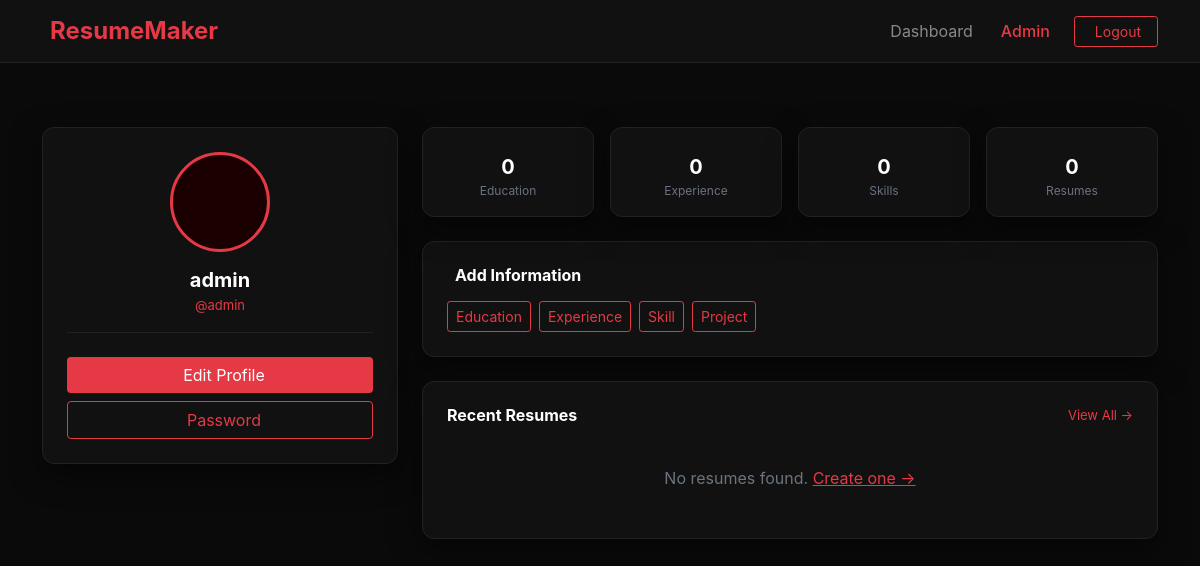
/profile/ (signed in), run on the app's committed database.
### resume/models.py (models this page shows, shortened)
class UserInfoModel(AbstractUser):
    username = models.CharField(max_length=50, unique=True)
    email    = models.EmailField(max_length=100, unique=True, null=True, blank=True)

### resume/views.py (the view)
# urls.py: path('profile/', profile_page, name='profile_page'),
@login_required
def profile_page(request):
    return render(request, 'profile.html')

### resume/templates/profile.html (shortened to what this page needs)
{% extends "master/base.html" %}
{% block content %}
<div class="container py-5">
<div class="row g-4">
  <div class="col-lg-4">
    <div class="dark-card p-4 text-center">
      <div class="mb-3" style="position:relative; display:inline-block;">
        {% if request.user.profile.image %}
          <img src="{{ request.user.profile.image.url }}" style="width:100px; height:100px; border-radius:50%; object-fit:cover; border:3px solid #e63946;">
        {% else %}
          <div style="width:100px; height:100px; border-radius:50%; background:#1a0000; border:3px solid #e63946; display:flex; align-items:center; justify-content:center; margin:0 auto;">
          </div>
        {% endif %}
      </div>
      <h5 class="fw-bold mb-1">{{ request.user.profile.full_name|default:request.user.username }}</h5>
      <p style="color:#e63946; font-size:13px;" class="mb-1">@{{ request.user.username }}</p>
      <div style="border-top:1px solid #222;" class="my-3"></div>
      <a href="{% url 'update_profile' %}" class="btn btn-red w-100 mt-2">Edit Profile</a>
      <a href="{% url 'change_password' %}" class="btn btn-outline-red w-100 mt-2">Password</a>
    </div>
  </div>
  <div class="col-lg-8">
    <div class="row g-3 mb-4">
      <div class="col-6 col-md-3">
        <div class="dark-card p-3 text-center">
          <div class="fw-bold fs-5">{{ request.user.educations.count }}</div>
          <div style="color:#6b7280; font-size:12px;">Education</div>
        </div>
      </div>
      <div class="col-6 col-md-3">
        <div class="dark-card p-3 text-center">
          <div class="fw-bold fs-5">{{ request.user.experiences.count }}</div>
          <div style="color:#6b7280; font-size:12px;">Experience</div>
        </div>
      </div>
      <div class="col-6 col-md-3">
        <div class="dark-card p-3 text-center">
          <div class="fw-bold fs-5">{{ request.user.skills.count }}</div>
          <div style="color:#6b7280; font-size:12px;">Skills</div>
        </div>
      </div>
      <div class="col-6 col-md-3">
        <div class="dark-card p-3 text-center">
          <div class="fw-bold fs-5">{{ request.user.resumes.count }}</div>
          <div style="color:#6b7280; font-size:12px;">Resumes</div>
        </div>
      </div>
    </div>
    <div class="dark-card p-4 mb-4">
      <h6 class="fw-bold mb-3">Add Information</h6>
      <div class="d-flex flex-wrap gap-2">
        <a href="{% url 'add_education' %}" class="btn btn-outline-red btn-sm"> Education</a>
        <a href="{% url 'add_experience' %}" class="btn btn-outline-red btn-sm"> Experience</a>
        <a href="{% url 'add_skill' %}" class="btn btn-outline-red btn-sm"> Skill</a>
        <a href="{% url 'add_project' %}" class="btn btn-outline-red btn-sm"> Project</a>
      </div>
    </div>
    <div class="dark-card p-4">
      <div class="d-flex justify-content-between align-items-center mb-3">
        <h6 class="fw-bold mb-0">Recent Resumes</h6>
        <a href="{% url 'dashboard_page' %}" style="color:#e63946; font-size:13px; text-decoration:none;">View All →</a>
      </div>
      {% for resume in request.user.resumes.all|slice:":3" %}
      <div class="d-flex align-items-center justify-content-between p-3 mb-2" style="background:#161616; border-radius:8px; border:1px solid #222;">
        <div>
          <div class="fw-medium" style="font-size:14px;">{{ resume.title }}</div>
          <div style="color:#6b7280; font-size:12px;">{{ resume.template_choice|title }} · {{ resume.created_at|date:"d M Y" }}</div>
        </div>
        <a href="{% url 'resume_view' resume.id %}" class="btn btn-outline-red btn-sm"><i class="bi bi-eye"></i></a>
      </div>
      {% empty %}
      <div class="text-center py-4 text-muted">No resumes found. <a href="{% url 'create_resume' %}" style="color:#e63946;">Create one →</a></div>
      {% endfor %}
    </div>
  </div>
</div>
</div>
{% endblock %}

### resume/templates/master/navbar.html (shortened to what this page needs)
<nav class="navbar navbar-expand-lg" style="background:#111; border-bottom:1px solid #222;">
  <div class="container">
    <a class="navbar-brand fw-bold fs-4" href="{% url 'home_page' %}" style="color:#e63946;">
      ResumeMaker
    </a>
    <div class="collapse navbar-collapse" id="navMenu">
      <ul class="navbar-nav ms-auto align-items-lg-center gap-2">
        {% if user.is_authenticated %}
          <li class="nav-item">
            <a class="nav-link text-white-50" href="{% url 'dashboard_page' %}">
              Dashboard
            </a>
          </li>
          <li class="nav-item">
            <a class="nav-link" href="{% url 'profile_page' %}" style="color:#e63946; font-weight: 500;">
              {{ user.username|title }}
            </a>
          </li>
          <li class="nav-item ms-lg-2">
            <a href="{% url 'logout_page' %}" class="btn btn-outline-red btn-sm px-3">
              Logout
            </a>
          </li>
        {% endif %}
      </ul>
    </div>
  </div>
</nav>

### resume/templates/master/base.html (style rules this page uses)
:root { --bg-main : #0a0a0a; --bg-card : #111111; --bg-input : #1a1a1a; --border : #222222; --red : #e63946; --red-hover : #c1121f; --text : #ffffff; --muted : #9ca3af; }
body { background-color: var(--bg-main); color: var(--text); font-family: 'Inter', 'Segoe UI', sans-serif; min-height: 100vh; margin: 0; }
.dark-card { background: var(--bg-card); border: 1px solid var(--border); border-radius: 12px; box-shadow: 0 10px 30px rgba(0,0,0,0.5); }
.btn-red { background-color: var(--red); color: #fff; border: none; transition: all 0.3s ease; }
.btn-outline-red { border: 1px solid var(--red); color: var(--red); background: transparent; }

### data on the page
UserInfoModel: username "Admin", user.profile.full_name "admin", user.username "admin", user.educations.count "0", user.experiences.count "0", user.skills.count "0", user.resumes.count "0"
